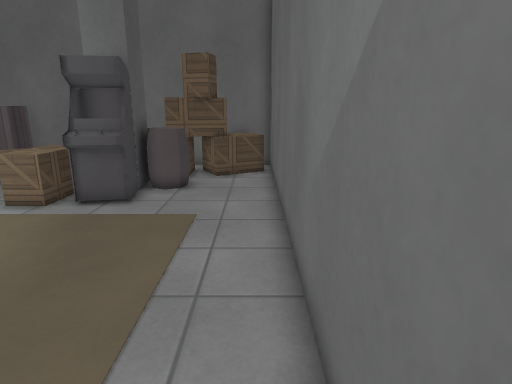
view 1 (above)

12 first-person views from a walk through a level from a Godot 3-D game. The camera is 1.2 m above the floor, tilts 14° down and sees 75° across. The floor is counted in squares, 0.5 m on a side. Each view is taken from the middle of a square. On the plan, view 1 faces up. The plan holds only what a view shows up to about 20 squares ahead; the rest is blank. The place goes on beyond the plan. Characters and animated objects are left out. Some surface patterns are stand-ins.

view 2
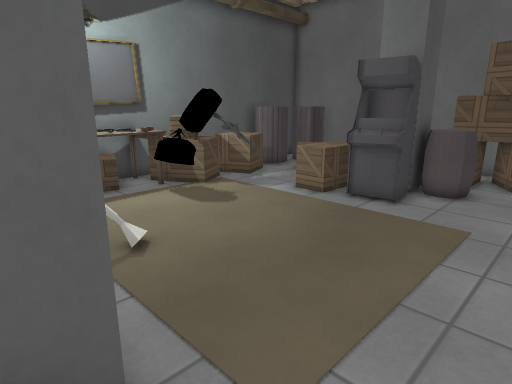

view 3
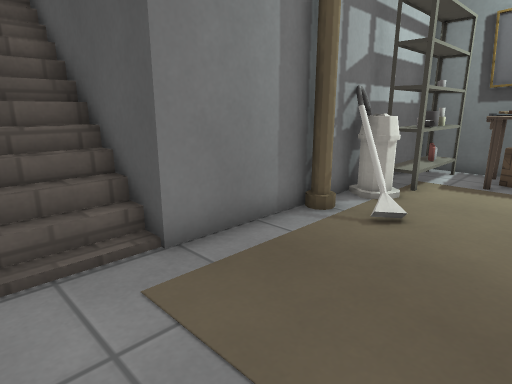

view 4
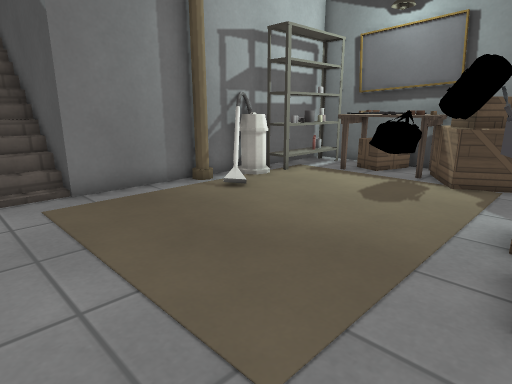

view 5
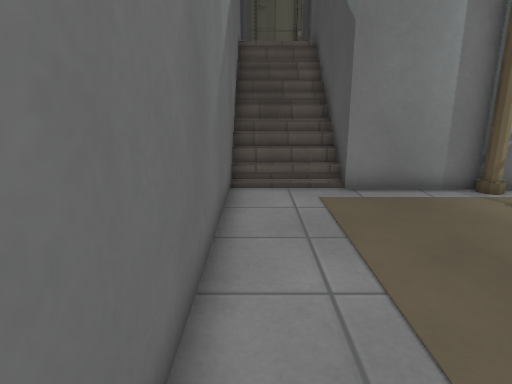

view 6
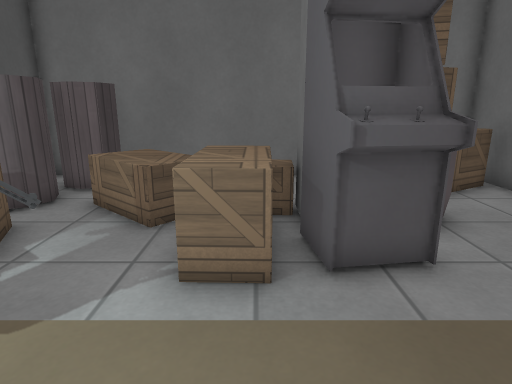

view 7
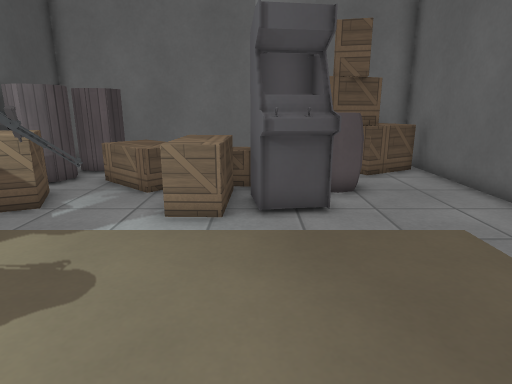

view 8
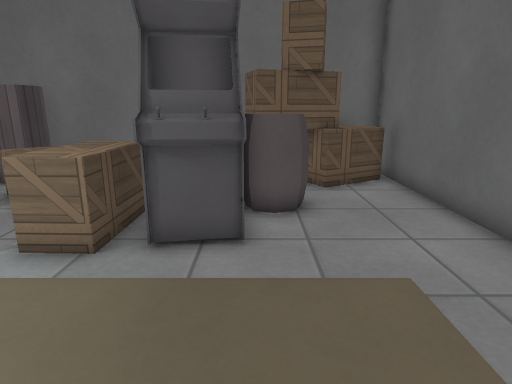

view 9
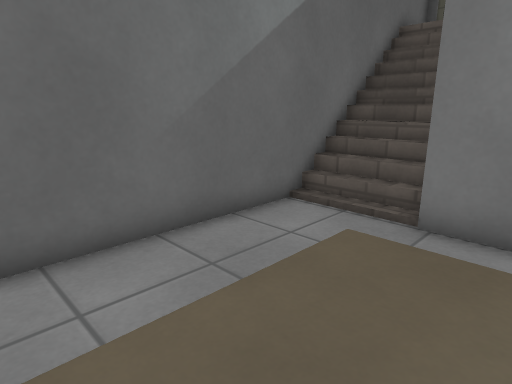

view 10
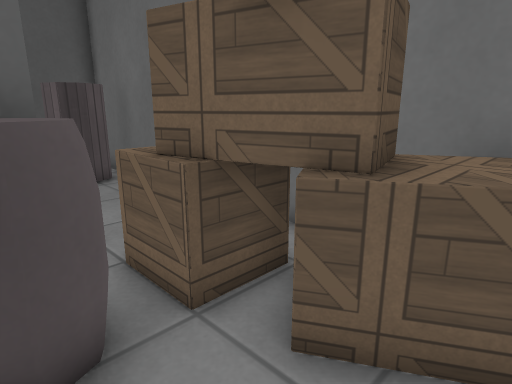

view 11
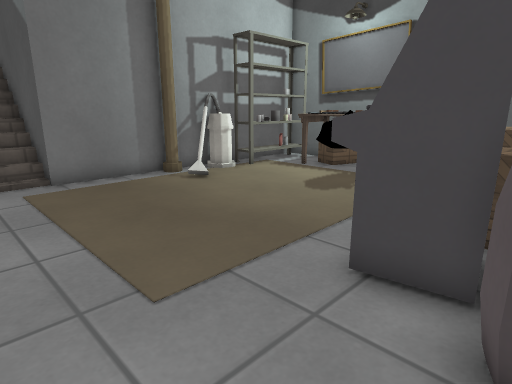

view 12
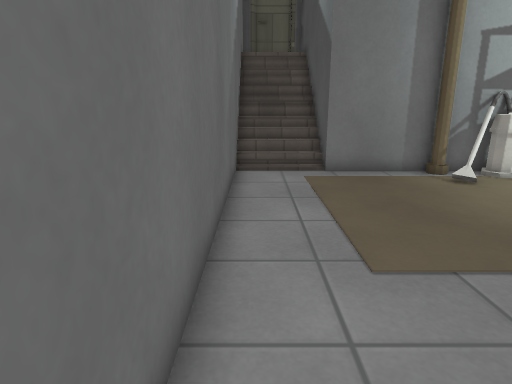

### Floor plan
Key: @ floor where view 1 was taken; # wall or solid block; x gap in a wall; . floor; / step, stairs or slope; = window, fence, low wall or low ledge; ^ raised ledge; B barrel; T table; S shelf; O other object.
Columns run from 14 left of view 1 to 1 right of it. Each row starts with its distance up from view 1.
 18 #BB######## #^##
 17   B...  . ###^^#
 16  BB.=.... ###^=#
 15 BB#^^^ ..^##=..#
 14 BB#^^^ ^^#^^...#
 13   =.^^^^###^...#
 12  ^^   ^^###....#
 11  ^^=..^^###....#
 10  ==##...###....#
  9  ^^x...........#
  8  ^## ..........#
  7 T# OO..........#
  6 OOO  ..........#
  5 OOT............#
  4 TOT............#
  3 SSSS.../.......#
  2 SSSSS=##.......#
  1 ############...#
  0            #//@#
 -1            #///#
 -2            #///#
 -3            #///#
 -4            #///#
 -5            #///#
 -6            #   #
 -7            #   #
 -8            #####

Where each view was taken, in squares from view 1:
view 1: 0 up, 0 right, facing up
view 2: 0 up, 0 right, facing up-left
view 3: 6 up, 0 right, facing down-left
view 4: 11 up, 0 right, facing down-left
view 5: 11 up, 0 right, facing down
view 6: 6 up, 7 left, facing up
view 7: 3 up, 6 left, facing up
view 8: 5 up, 4 left, facing up
view 9: 8 up, 5 left, facing down-right
view 10: 13 up, 0 right, facing up-left
view 11: 13 up, 0 right, facing down-left
view 12: 14 up, 0 right, facing down
